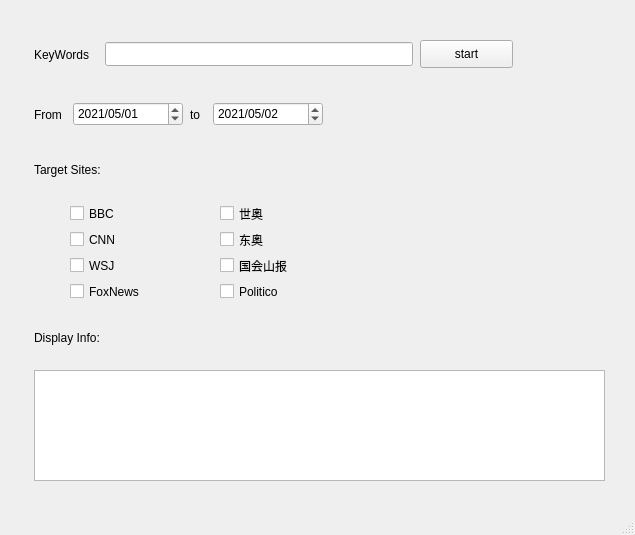
<?xml version="1.0" encoding="UTF-8"?>
<ui version="4.0">
 <class>MainWindow</class>
 <widget class="QMainWindow" name="MainWindow">
  <property name="geometry">
   <rect>
    <x>0</x>
    <y>0</y>
    <width>635</width>
    <height>535</height>
   </rect>
  </property>
  <property name="minimumSize">
   <size>
    <width>549</width>
    <height>430</height>
   </size>
  </property>
  <property name="windowTitle">
   <string>新闻速递</string>
  </property>
  <property name="toolTip">
   <string/>
  </property>
  <widget class="QWidget" name="centralwidget">
   <widget class="QLabel" name="label_4">
    <property name="geometry">
     <rect>
      <x>34</x>
      <y>162</y>
      <width>111</width>
      <height>16</height>
     </rect>
    </property>
    <property name="text">
     <string>Target Sites:</string>
    </property>
   </widget>
   <widget class="QCheckBox" name="checkBox_bbc">
    <property name="geometry">
     <rect>
      <x>70</x>
      <y>204</y>
      <width>109</width>
      <height>19</height>
     </rect>
    </property>
    <property name="text">
     <string>BBC</string>
    </property>
   </widget>
   <widget class="QCheckBox" name="checkBox_foxnews">
    <property name="geometry">
     <rect>
      <x>70</x>
      <y>282</y>
      <width>109</width>
      <height>19</height>
     </rect>
    </property>
    <property name="text">
     <string>FoxNews</string>
    </property>
   </widget>
   <widget class="QCheckBox" name="checkBox_cnn">
    <property name="geometry">
     <rect>
      <x>70</x>
      <y>230</y>
      <width>109</width>
      <height>19</height>
     </rect>
    </property>
    <property name="text">
     <string>CNN</string>
    </property>
   </widget>
   <widget class="QCheckBox" name="checkBox_wsj">
    <property name="geometry">
     <rect>
      <x>70</x>
      <y>256</y>
      <width>109</width>
      <height>19</height>
     </rect>
    </property>
    <property name="text">
     <string>WSJ</string>
    </property>
   </widget>
   <widget class="QCheckBox" name="checkBox_olympics_world">
    <property name="geometry">
     <rect>
      <x>220</x>
      <y>204</y>
      <width>109</width>
      <height>19</height>
     </rect>
    </property>
    <property name="text">
     <string>世奥</string>
    </property>
   </widget>
   <widget class="QCheckBox" name="checkBox_thehill">
    <property name="geometry">
     <rect>
      <x>220</x>
      <y>256</y>
      <width>109</width>
      <height>19</height>
     </rect>
    </property>
    <property name="text">
     <string>国会山报</string>
    </property>
   </widget>
   <widget class="QCheckBox" name="checkBox_politico">
    <property name="geometry">
     <rect>
      <x>220</x>
      <y>282</y>
      <width>109</width>
      <height>19</height>
     </rect>
    </property>
    <property name="text">
     <string>Politico</string>
    </property>
   </widget>
   <widget class="QCheckBox" name="checkBox_olympics_tokyo">
    <property name="geometry">
     <rect>
      <x>220</x>
      <y>230</y>
      <width>109</width>
      <height>19</height>
     </rect>
    </property>
    <property name="text">
     <string>东奥</string>
    </property>
   </widget>
   <widget class="QDateEdit" name="start_date">
    <property name="geometry">
     <rect>
      <x>73</x>
      <y>102</y>
      <width>110</width>
      <height>24</height>
     </rect>
    </property>
    <property name="dateTime">
     <datetime>
      <hour>0</hour>
      <minute>0</minute>
      <second>0</second>
      <year>2021</year>
      <month>5</month>
      <day>1</day>
     </datetime>
    </property>
    <property name="displayFormat">
     <string>yyyy/MM/dd</string>
    </property>
   </widget>
   <widget class="QLabel" name="label_3">
    <property name="geometry">
     <rect>
      <x>34</x>
      <y>90</y>
      <width>32</width>
      <height>49</height>
     </rect>
    </property>
    <property name="text">
     <string>From</string>
    </property>
   </widget>
   <widget class="QDateEdit" name="end_date">
    <property name="geometry">
     <rect>
      <x>213</x>
      <y>102</y>
      <width>110</width>
      <height>24</height>
     </rect>
    </property>
    <property name="dateTime">
     <datetime>
      <hour>0</hour>
      <minute>0</minute>
      <second>0</second>
      <year>2021</year>
      <month>5</month>
      <day>2</day>
     </datetime>
    </property>
    <property name="displayFormat">
     <string>yyyy/MM/dd</string>
    </property>
   </widget>
   <widget class="QLabel" name="label_2">
    <property name="geometry">
     <rect>
      <x>190</x>
      <y>90</y>
      <width>16</width>
      <height>49</height>
     </rect>
    </property>
    <property name="text">
     <string>to</string>
    </property>
   </widget>
   <widget class="QLabel" name="label">
    <property name="geometry">
     <rect>
      <x>34</x>
      <y>35</y>
      <width>71</width>
      <height>39</height>
     </rect>
    </property>
    <property name="text">
     <string>KeyWords</string>
    </property>
   </widget>
   <widget class="QLineEdit" name="lineEdit">
    <property name="geometry">
     <rect>
      <x>105</x>
      <y>42</y>
      <width>308</width>
      <height>24</height>
     </rect>
    </property>
    <property name="toolTip">
     <string>请输出关键词，并以空格分隔</string>
    </property>
   </widget>
   <widget class="QPushButton" name="pushButton">
    <property name="geometry">
     <rect>
      <x>420</x>
      <y>40</y>
      <width>93</width>
      <height>28</height>
     </rect>
    </property>
    <property name="text">
     <string>start</string>
    </property>
   </widget>
   <widget class="QTextBrowser" name="textBrowser">
    <property name="geometry">
     <rect>
      <x>34</x>
      <y>370</y>
      <width>571</width>
      <height>111</height>
     </rect>
    </property>
    <property name="html">
     <string>&lt;!DOCTYPE HTML PUBLIC &quot;-//W3C//DTD HTML 4.0//EN&quot; &quot;http://www.w3.org/TR/REC-html40/strict.dtd&quot;&gt;
&lt;html&gt;&lt;head&gt;&lt;meta name=&quot;qrichtext&quot; content=&quot;1&quot; /&gt;&lt;style type=&quot;text/css&quot;&gt;
p, li { white-space: pre-wrap; }
&lt;/style&gt;&lt;/head&gt;&lt;body style=&quot; font-family:'SimSun'; font-size:9pt; font-weight:400; font-style:normal;&quot;&gt;
&lt;p style=&quot;-qt-paragraph-type:empty; margin-top:0px; margin-bottom:0px; margin-left:0px; margin-right:0px; -qt-block-indent:0; text-indent:0px;&quot;&gt;&lt;br /&gt;&lt;/p&gt;&lt;/body&gt;&lt;/html&gt;</string>
    </property>
   </widget>
   <widget class="QLabel" name="label_5">
    <property name="geometry">
     <rect>
      <x>34</x>
      <y>330</y>
      <width>111</width>
      <height>16</height>
     </rect>
    </property>
    <property name="text">
     <string>Display Info:</string>
    </property>
   </widget>
  </widget>
  <widget class="QMenuBar" name="menubar">
   <property name="geometry">
    <rect>
     <x>0</x>
     <y>0</y>
     <width>635</width>
     <height>26</height>
    </rect>
   </property>
  </widget>
  <widget class="QStatusBar" name="statusbar"/>
 </widget>
 <resources/>
 <connections/>
</ui>
